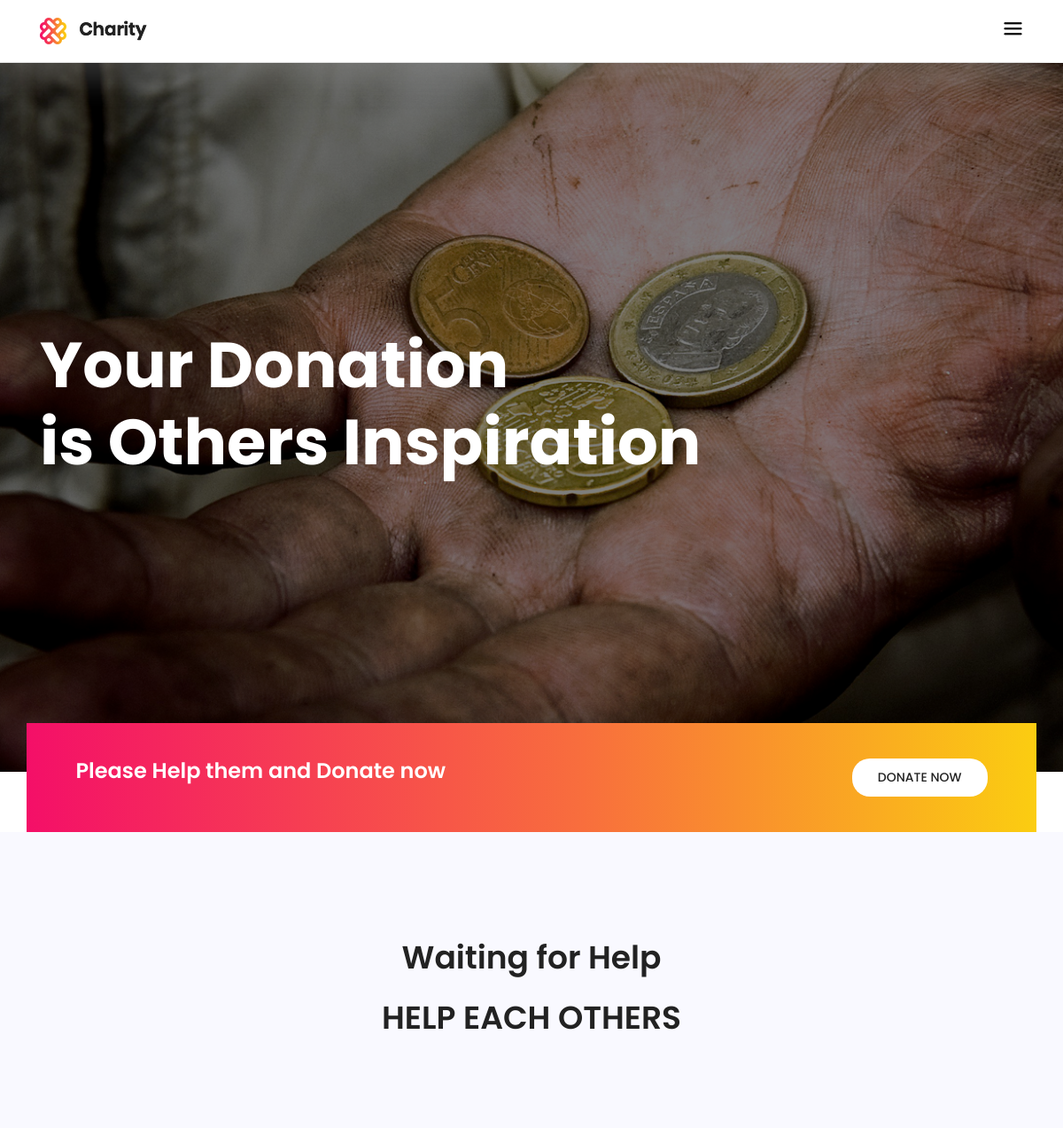
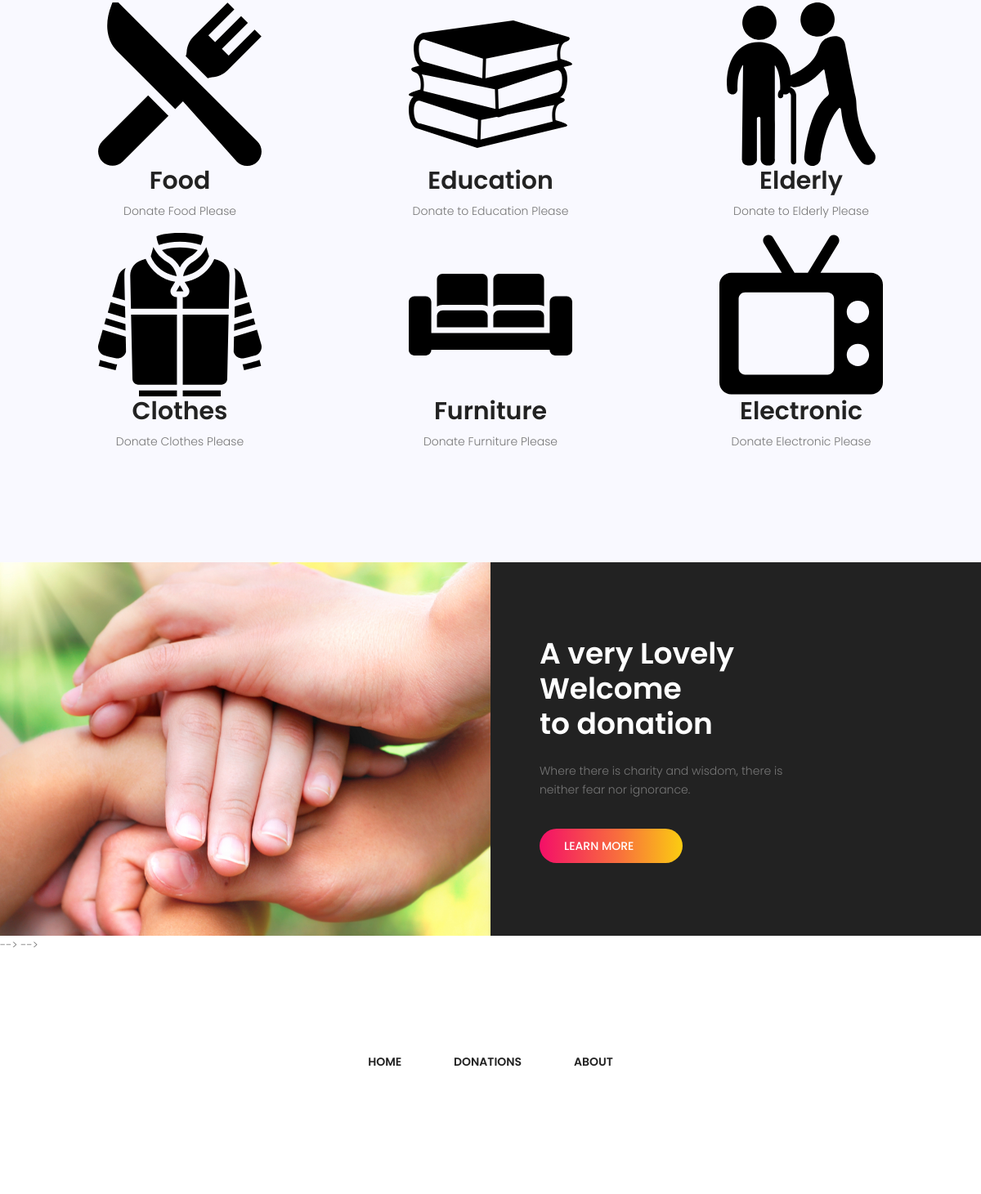
The page / on the database its author committed (2 pictures, top to bottom).
### tables this page shows
CREATE TABLE IF NOT EXISTS `category` (
  `cat_id` int(50) NOT NULL AUTO_INCREMENT,
  `cat_name` varchar(100) NOT NULL,
  `cat_img` varchar(250) NOT NULL,
  `cat_desc` text NOT NULL,
  PRIMARY KEY (`cat_id`)
);

### index.php (the view, shortened to what this page needs)
	<!DOCTYPE html>
	<html lang="zxx" class="no-js">
	<head>
			<link rel="stylesheet" href="css/linearicons.css">=
			<link rel="stylesheet" href="css/font-awesome.min.css">
			<link rel="stylesheet" href="css/magnific-popup.css">
			<link rel="stylesheet" href="css/nice-select.css">
			<link rel="stylesheet" href="https://code.jquery.com/ui/1.12.1/themes/base/jquery-ui.css">
			<link rel="stylesheet" href="css/bootstrap.css">
			<link rel="stylesheet" href="css/main.css">
		</head>
		<body>
			<header class="default-header">
				<div class="container">
					<div class="header-wrap">
						<div class="header-top d-flex justify-content-between align-items-center">
							<div class="logo">
								<a href="index.php"><img src="img/logo.png" alt=""></a>
							</div>
							<div class="main-menubar d-flex align-items-center">
								<div class="menu-bar"><span class="lnr lnr-menu"></span></div>
							</div>
						</div>
					</div>
				</div>
			</header>
<?php
include('includepublic/connection.php');
?>
			<form action="" method="post">
			<section class="banner-area relative" id="home">
				<div class="overlay overlay-bg"></div>
				<div class="container">
						<div class="row fullscreen align-items-center justify-content-start" style="height: 915px;">
							<div class="banner-content col-lg-9 col-md-12">
								<h1>
									Your Donation <br>
									is Others Inspiration
								</h1>
							</div>
						</div>
				</div>
			</section>
			</form>
			<form method="post">
				<section class="callto-area relative">
					<div class="container">
						<div class="row d-flex callto-wrap justify-content-between pt-40 pb-40">
						<h3 class="text-white">Please Help them and Donate now</h3>
						<button name="donatenow" class="head-btn head-btn2 btn text-uppercase">Donate Now</button>
						</div>
					</div>
				</section>
				</form>
			<section class="project-area section-gap" id="project">
				<div class="container">
					<div class="row d-flex justify-content-center">
						<div class="col-md-8 pb-80 header-text">
							<h1>Waiting for Help</h1>
							<h1>
								HELP EACH OTHERS
							</h1>
						</div>
					</div>
					<div class="row" style="text-align: center;">
						<?php
						$query = "select * from category";
                $result =mysqli_query($conn,$query);
                while($row = mysqli_fetch_assoc($result)){
						echo "<div class='col-lg-4 col-md-4 project-wrap'>
							   <div class='single-project'>
								 <div class='content'>
								    <a href='#' target='_blank'>
								      <div class=''></div>";
								      echo "<img text-align='center'  width= '200px' height = '200px' src='admin/upload/{$row['cat_img']}'
								      alt=''>";
								      	echo " </a>
								 </div>
							</div> ";
							echo "<h2> {$row['cat_name']} </h2>";
							echo "<div class='details'>
								<a href='#'> </a>";
echo "<p> {$row['cat_desc']} </p>";
							echo "</div> </div>";
						}
						?>
					</div>
				</div>
			</section>
			<form method="post" action="#">
			<section class="about-area" id="about">
				<div class="container-fluid">
					<div class="row d-flex justify-content-end align-items-center">
						<div class="col-lg-6 col-md-12 about-left no-padding">
							<img class="img-fluid" src="img/about-img.jpg" alt="">
						</div>
						<div class="col-lg-6 col-md-12 about-right">
							<h1>A very Lovely Welcome <br>
							to donation</h1>
							<p>
								Where there is charity and wisdom, there is neither fear nor ignorance.
							</p>
							<a href="learnmore.php" name="learnmore" class="primary-btn mt-20 text-uppercase ">learn more
							</a>
						</div>
					</div>
				</div>
			</section>
			</form>
												 -->
			 -->
			<footer class="footer-area section-gap">
				<div class="container">
					<div class="row d-flex flex-column justify-content-center">
						<ul class="footer-menu">
							<li><a href="#home">Home</a></li>
							<li><a href="#project">Donations</a></li>
							<li><a href="#about">About</a></li>
						</ul>
					</div>
				</div>
			</footer>
		</body>
	</html>

### css/main.css (style rules this page uses)
body { color:#777;font-family:"Poppins",sans-serif;font-size:14px;font-weight:300;line-height:1.625em;position:relative }
ol,ul { margin:0;padding:0;list-style:none }
a { -webkit-transition:all 0.3s ease 0s;-moz-transition:all 0.3s ease 0s;-o-transition:all 0.3s ease 0s;transition:all 0.3s ease 0s }
a,a:focus,a:hover { text-decoration:none;outline:0 }
h1,h2,h3,h4,h5,h6 { font-family:"Poppins",sans-serif;color:#222;line-height:1.2em !important;margin-bottom:0;margin-top:0;font-weight:600 }
h1,.h1 { font-size:36px }
h2,.h2 { font-size:30px }
h3,.h3 { font-size:24px }
.mt-20 { margin-top:20px }
.pt-40 { padding-top:40px }
.pb-40 { padding-bottom:40px }
.pb-80 { padding-bottom:80px }
.text-white { color:#fff }
.flex-column { -webkit-box-direction:normal;-webkit-box-orient:vertical;-webkit-flex-direction:column;-moz-flex-direction:column;-ms-flex-direction:column;flex-direction:column }
.relative { position:relative }
.overlay { position:absolute;left:0;right:0;top:0;bottom:0 }
.no-padding { padding:0 }
h1 { font-size:36px }
h2 { font-size:30px }
h3 { font-size:24px }
h1,h2,h3,h4,h5,h6 { line-height:1.5em }
body { position:relative }
.default-header { padding:5px 0;position:absolute;top:0;left:0;width:100%;z-index:9 }
.menu-bar { cursor:pointer }
.menu-bar span { color:#000;font-size:24px }
.main-menubar { position:relative }
.section-gap { padding:120px 0 }
.lnr { font-weight:700 }
.p1-gradient-bg,.primary-btn,.primary-btn:after,.banner-content .clock_sec,.head-btn:hover,.callto-wrap,.single-project .content .content-overlay,.single-vol .content .content-overlay { background-image:-moz-linear-gradient(0deg, #f40f68 0%, #f86e3d 55%, #fbcd11 100%);background-image:-webkit-linear-gradient(0deg, #f40f68 0%, #f86e3d 55%, #fbcd11 100%);background-image:-ms-linear-gradient(0deg, #f40f68 0%, #f86e3d 55%, #fbcd11 100%) }
.primary-btn { line-height:42px;padding-left:30px;padding-right:60px;border-radius:25px;border:none;color:#fff;display:inline-block;font-weight:500;position:relative;-webkit-transition:all 0.3s ease 0s;-moz-transition:all 0.3s ease 0s;-o-transition:all 0.3s ease 0s;transition:all 0.3s ease 0s;cursor:pointer }
.primary-btn:after { position:absolute;content:"";width:100%;height:100%;top:0;left:0;border-radius:20px;opacity:0;-webkit-transition:all 0.3s ease 0s;-moz-transition:all 0.3s ease 0s;-o-transition:all 0.3s ease 0s;transition:all 0.3s ease 0s;z-index:1 }
.default-header { background-color:#fff;padding:20px 0;width:100% !important;box-shadow:-21.213px 21.213px 30px 0px rgba(158,158,158,0.3) }
.banner-area { background:url(../img/header-bg.jpg) no-repeat center center/cover }
.banner-area .overlay-bg { opacity:.5;background-color:#000 }
.banner-content h1 { color:#fff;font-size:72px;font-weight:700;line-height:1.15em;margin-bottom:30px }
.head-btn { border:1px solid #777;color:#222;font-weight:500;background:#fff;border:1px solid transparent;text-transform:uppercase;border:1px solid transparent;font-size:14px;border-radius:20px;padding:12px 28px;-webkit-transition:all 0.3s ease 0s;-moz-transition:all 0.3s ease 0s;-o-transition:all 0.3s ease 0s;transition:all 0.3s ease 0s }
.head-btn2 { background:#fff;-webkit-transition:all 0.3s ease 0s;-moz-transition:all 0.3s ease 0s;-o-transition:all 0.3s ease 0s;transition:all 0.3s ease 0s }
.callto-area { margin-top:-55px }
.callto-wrap { padding-left:5%;padding-right:5% }
.project-area { background-color:#f9f9ff }
.project-area .header-text { text-align:center }
.project-area .header-text h1 { margin-bottom:25px }
.project-wrap .details p { font-size:14px;font-weight:300;margin-top:8px }
.single-project .content { position:relative;max-width:400px;margin:auto;overflow:hidden }
.about-area { background-color:#222 }
.about-right { padding-right:20%;padding-left:5% }
.about-right h1 { color:#fff;margin-bottom:25px }
.footer-area { background-color:#fff;color:#222;text-align:center }
.footer-menu { margin-bottom:30px }
.footer-menu li { display:inline-block }
.footer-menu li a { color:#222;font-weight:600;text-transform:uppercase;padding:30px }

### rows shown on the page
category: cat_img (picture), cat_name "Food", cat_desc "Donate Food Please"
category: cat_img (picture), cat_name "Education", cat_desc "Donate to Education Please"
category: cat_img (picture), cat_name "Elderly", cat_desc "Donate to Elderly Please"
category: cat_img (picture), cat_name "Clothes", cat_desc "Donate Clothes Please"
category: cat_img (picture), cat_name "Furniture", cat_desc "Donate Furniture Please"
category: cat_img (picture), cat_name "Electronic", cat_desc "Donate Electronic Please"
